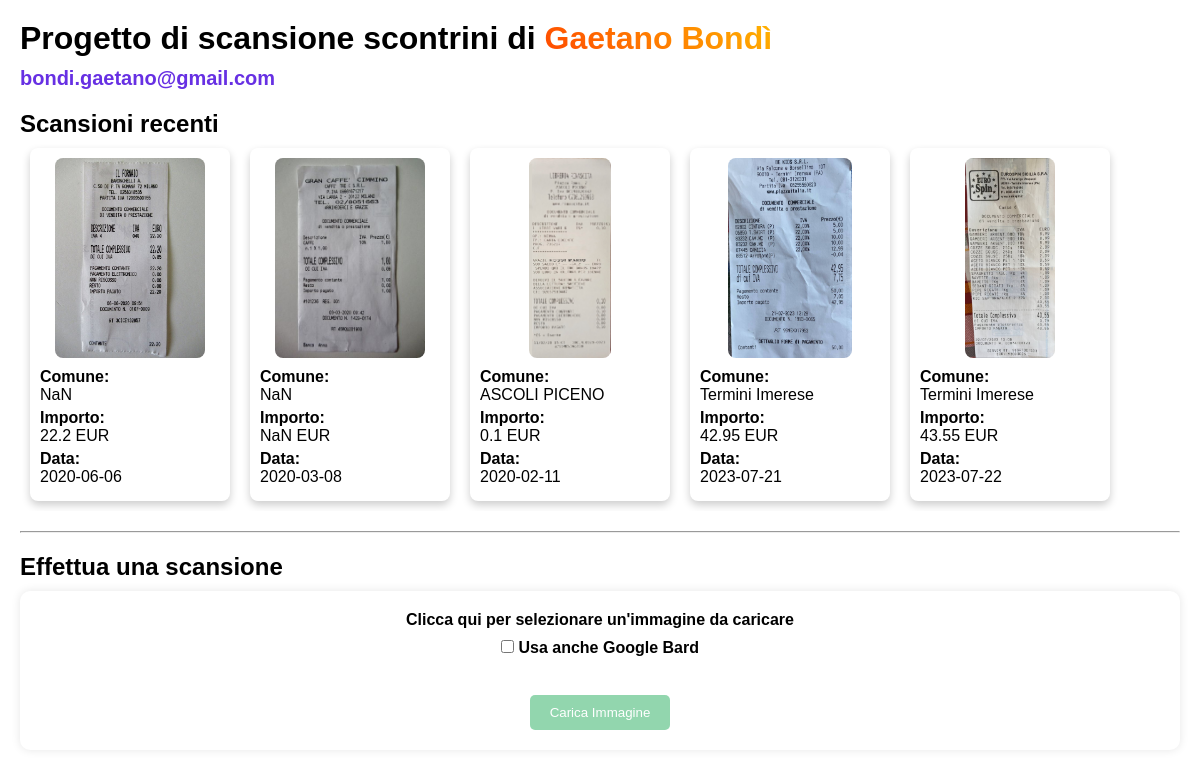
The page / on the database its author committed.
### tables this page shows
CREATE TABLE `scontrino` (
  `id` int(11) NOT NULL,
  `text` varchar(1000) NOT NULL,
  `image_name` varchar(100) NOT NULL,
  `comune` varchar(100) DEFAULT NULL,
  `importo` double DEFAULT NULL,
  `data` date DEFAULT NULL
);

### class/Scansione.php (called while the page is built, shortened)
<?php
require_once 'Database.php';
class Scansione {
  private $db;
  public function __construct() {
    $host = "localhost";
    $username = "root";
    $password = "";
    $database = "ocr";
    $this->db = new Database($host, $username, $password, $database);
  }
  public function getScontrini() {
    $query = "SELECT * FROM scontrino";
    $result = $this->db->query($query);
    $scontrini = array();
    while ($row = $result->fetch(PDO::FETCH_ASSOC)) {
        $scontrini[] = $row;
    }
    return $scontrini;
  }
}

### class/Database.php (called while the page is built, shortened)
<?php
class Database {
    private $host;
    private $username;
    private $password;
    private $database;
    private $connection;
    public function __construct($host, $username, $password, $database) {
        $this->host = $host;
        $this->username = $username;
        $this->password = $password;
        $this->database = $database;
    }
    private function connect() {
        try {
            $this->connection = new PDO("mysql:host=$this->host;dbname=$this->database", $this->username, $this->password);
            $this->connection->setAttribute(PDO::ATTR_ERRMODE, PDO::ERRMODE_EXCEPTION);
        } catch (PDOException $e) {
            die("Connection failed: " . $e->getMessage());
        }
    }
    public function query($sql) {
        return $this->connection->query($sql);
    }
}

### index.php (the view, shortened to what this page needs)
<?php
require_once 'class/Scansione.php';
$scanner = new Scansione();
 ?>
<!DOCTYPE html>
<html lang="it" dir="ltr">
  <head>
    <link rel="stylesheet" type="text/css" href="css/style.css">
  </head>
  <body>
    <h1>Progetto di scansione scontrini di <span class="rainbow-text">Gaetano Bondì</span></h1>
    <a href="mailto:bondi.gaetano@gmail.com">bondi.gaetano@gmail.com</a>
    <div style="margin: 20px 0">
      <h2>Scansioni recenti</h2>
      <div class="recent">
        <?php if($scanner->getScontrini()): ?>
          <?php foreach ($scanner->getScontrini() as $scontrino): ?>
            <div class="scan">
              <img src="<?=$scontrino['image_name']?>" alt="scontrino">
              <h4>Comune:</h4>
              <p><?=$scontrino['comune'] ?? "NaN"?></p>
              <h4>Importo:</h4>
              <p><?=$scontrino['importo'] ?? "NaN"?> EUR</p>
              <h4>Data:</h4>
              <p><?=$scontrino['data']?></p>
            </div>
          <?php endforeach; ?>
        <?php endif; ?>
      </div>
    </div>
    <hr />
    <div class="new-scan">
      <h2>Effettua una scansione</h2>
      <form method="POST" enctype="multipart/form-data">
          <label for="image">Clicca qui per selezionare un'immagine da caricare</label>
          <label>
            <input type="checkbox" id="showInputs"> Usa anche Google Bard
          </label>
          <br>
          <input type="submit" value="Carica Immagine" id="submitButton" onclick="document.getElementById('previewImage').style.display = 'none';" disabled>
      </form>
    </div>
  </body>
</html>

### css/style.css (style rules this page uses)
* { font-family: "Cairo", sans-serif; margin: 0; box-sizing: border-box; touch-action: manipulation; }
body { padding: 20px; }
.new-scan { margin-top: 20px; }
.recent { display: flex; overflow-x: auto; white-space: nowrap; }
.recent .scan { border-radius: 8px; width: 200px; min-width: 200px; padding: 10px; box-shadow: 0 4px 8px 0px rgb(0 0 0 / 20%); display: flex; flex-direction: column; margin: 10px; }
.recent .scan p { margin-bottom: 5px; }
.recent img { max-height: 200px; width: fit-content; margin: 0 auto; border-radius: 8px; margin-bottom: 10px; }
form { background-color: #fff; padding: 20px; border-radius: 10px; box-shadow: 0px 0px 10px rgba(0, 0, 0, 0.1); text-align: center; margin-top: 10px; }
label { display: block; margin-bottom: 10px; font-weight: bold; }
input[type="submit"] { background-color: #27ae60; color: #fff; border: none; padding: 10px 20px; border-radius: 5px; cursor: pointer; transition: background-color 0.3s ease; }
input[type="submit"]:disabled { opacity: 0.5; cursor: not-allowed; }
a { display: inline-block; text-decoration: none; color: #6730e3; font-weight: bold; margin-top: 10px; font-size: 20px; }
.rainbow-text { background: linear-gradient(45deg, #ff0000, #ff8000, #ffff00, #00ff00, #0000ff, #8a2be2); background-clip: text; -webkit-background-clip: text; color: transparent; animation: rainbow 55s linear infinite; background-size: 600% 600%; }

### rows shown on the page
scontrino: image_name (picture), comune "NaN", importo "22.2", data "2020-06-06"
scontrino: image_name (picture), comune "NaN", importo "NaN", data "2020-03-08"
scontrino: image_name (picture), comune "ASCOLI PICENO", importo "0.1", data "2020-02-11"
scontrino: image_name (picture), comune "Termini Imerese", importo "42.95", data "2023-07-21"
scontrino: image_name (picture), comune "Termini Imerese", importo "43.55", data "2023-07-22"
